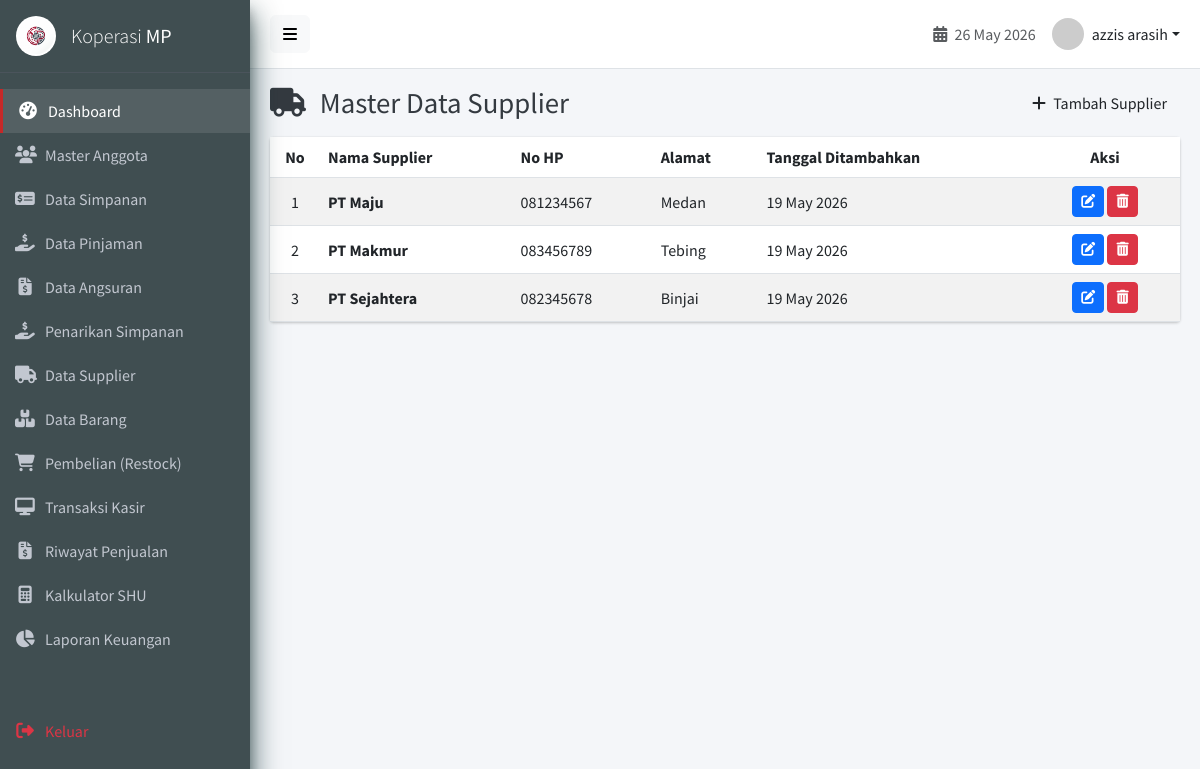
The app's page /supplier.php (signed in) with its own data.
### tables this page shows
CREATE TABLE `supplier` (
  `id_supplier` int(11) NOT NULL AUTO_INCREMENT,
  `nama_supplier` varchar(100) DEFAULT NULL,
  `alamat` text DEFAULT NULL,
  `no_hp` varchar(20) DEFAULT NULL,
  `created_at` timestamp NOT NULL DEFAULT current_timestamp(),
  PRIMARY KEY (`id_supplier`)
);

### supplier.php (the view, shortened to what this page needs)
<?php
require_once 'config/database.php';
include 'views/layouts/header.php';
?>
<div class="content-header">
    <div class="d-flex justify-content-between align-items-center">
        <h1 class="m-0"><i class="fas fa-truck me-2"></i> Master Data Supplier</h1>
        <a href="supplier_tambah.php" class="btn btn-crimson"><i class="fas fa-plus me-1"></i> Tambah Supplier</a>
    </div>
</div>
<section class="content">
    <div class="card">
        <div class="card-body p-0">
            <div class="table-responsive">
                <table class="table table-hover table-striped align-middle mb-0">
                    <thead class="bg-light">
                        <tr>
                            <th class="text-center" width="50">No</th>
                            <th>Nama Supplier</th>
                            <th>No HP</th>
                            <th>Alamat</th>
                            <th>Tanggal Ditambahkan</th>
                            <th class="text-center" width="150">Aksi</th>
                        </tr>
                    </thead>
                    <tbody>
                        <?php
                        $no = 1;
                        $query_str = "SELECT * FROM supplier ORDER BY nama_supplier ASC";
                        $query = $conn->query($query_str);
                        if($query->num_rows > 0):
                            while($row = $query->fetch_assoc()):
                        ?>
                        <tr>
                            <td class="text-center"><?php echo $no++; ?></td>
                            <td class="fw-bold"><?php echo htmlspecialchars($row['nama_supplier']); ?></td>
                            <td><?php echo htmlspecialchars($row['no_hp']); ?></td>
                            <td><?php echo htmlspecialchars($row['alamat']); ?></td>
                            <td><?php echo date('d M Y', strtotime($row['created_at'])); ?></td>
                            <td class="text-center">
                                <a href="supplier_edit.php?id=<?php echo $row['id_supplier']; ?>" class="btn btn-sm btn-primary" title="Edit"><i class="fas fa-edit"></i></a>
                                <a href="supplier_proses.php?action=hapus&id=<?php echo $row['id_supplier']; ?>" class="btn btn-sm btn-danger" onclick="return confirm('Apakah Anda yakin ingin menghapus data supplier ini? Pastikan supplier ini tidak sedang digunakan pada transaksi pembelian.');" title="Hapus"><i class="fas fa-trash-alt"></i></a>
                            </td>
                        </tr>
                        <?php
                            endwhile;
                        else:
                        ?>
                        <tr>
                            <td colspan="6" class="text-center py-4 text-muted">Belum ada data supplier.</td>
                        </tr>
                        <?php endif; ?>
                    </tbody>
                </table>
            </div>
        </div>
    </div>
</section>
<?php include 'views/layouts/footer.php'; ?>

### assets/css/style.css (style rules this page uses)
:root { --primary-color: #404e51; --accent-red: #C62828; --accent-red-hover: #b71c1c; --bg-color: #f4f6f9; --text-main: #333333; --sidebar-text: #c2c7d0; --border-color: #dee2e6; }
body { font-family: 'Source Sans Pro', sans-serif; background-color: var(--bg-color); color: var(--text-main); margin: 0; overflow-x: hidden; }
.content-header { padding: 15px 20px; }
.content-header h1 { font-size: 1.8rem; margin: 0; color: #343a40; font-weight: 400; }
.content { padding: 0 20px 20px 20px; }
.card { box-shadow: 0 0 1px rgba(0, 0, 0, .125), 0 1px 3px rgba(0, 0, 0, .2); border: 0 solid rgba(0, 0, 0, .125); border-radius: .25rem; background-color: #fff; }
.btn { transition: all 0.3s ease; position: relative; overflow: hidden; }

### records on screen
supplier: nama_supplier "PT Maju", no_hp "081234567", alamat "Medan", created_at "19 May 2026"
supplier: nama_supplier "PT Makmur", no_hp "083456789", alamat "Tebing", created_at "19 May 2026"
supplier: nama_supplier "PT Sejahtera", no_hp "082345678", alamat "Binjai", created_at "19 May 2026"

### other values on screen
$_SESSION['nama'] "azzis arasih"
